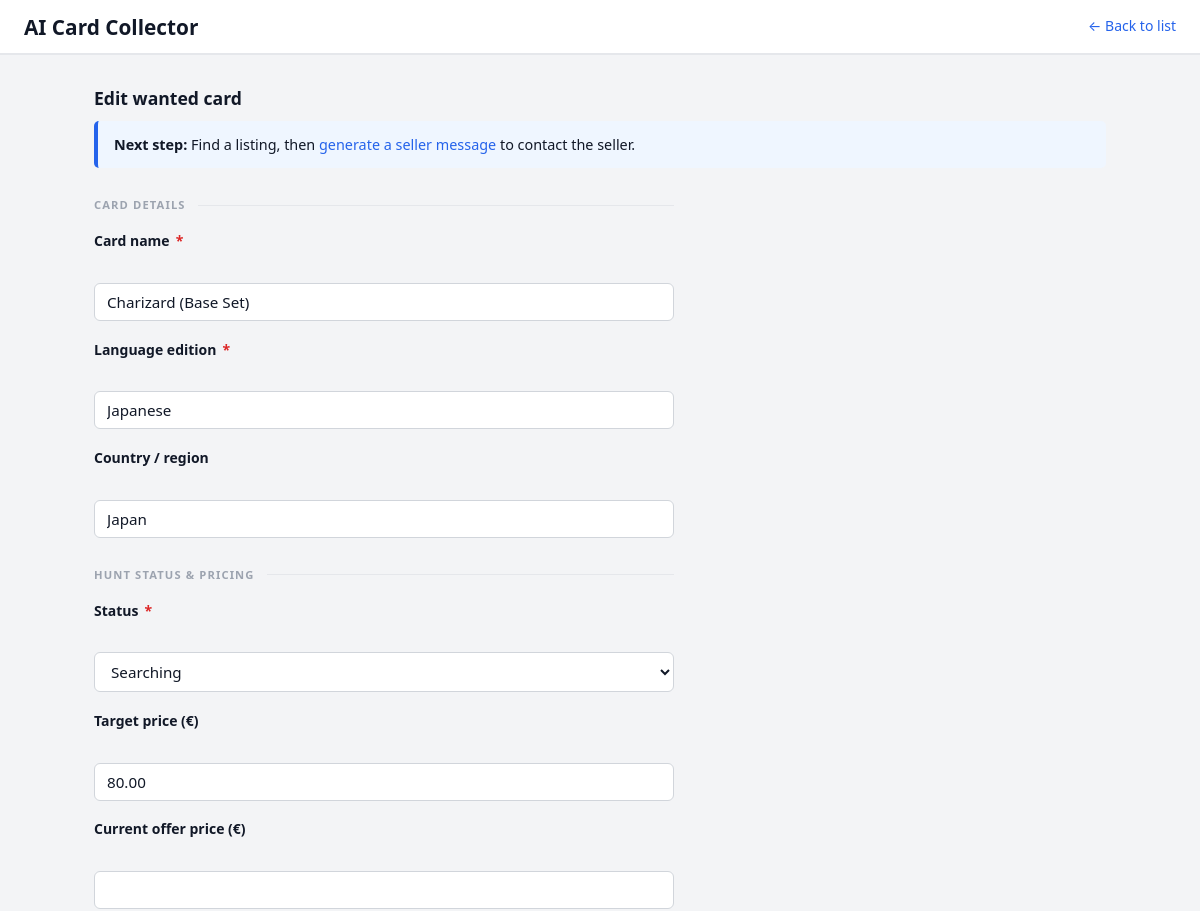
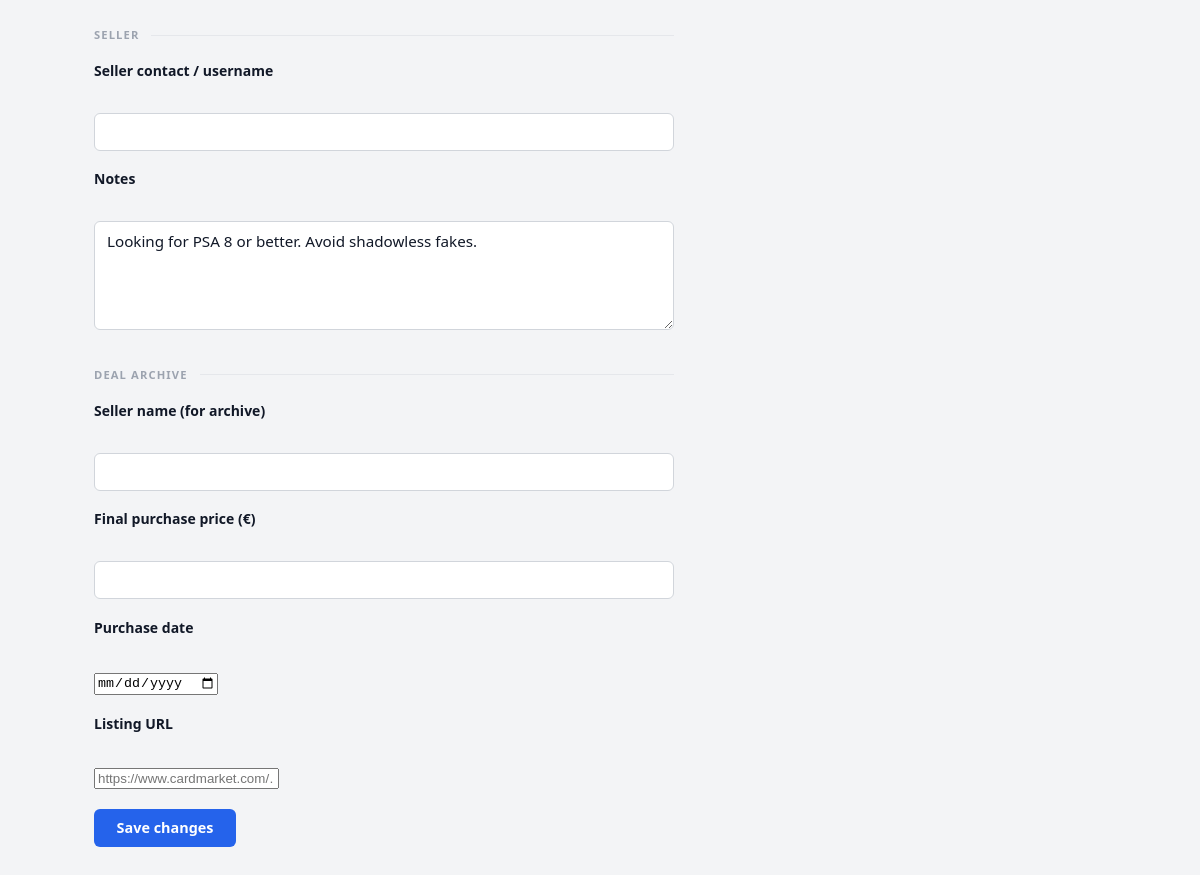
Screenshot of /public/card-edit.php?id=1 (signed in) with the database file from the repository (2 pictures, top to bottom).
### tables this page shows
CREATE TABLE wanted_cards (
    id                  INT UNSIGNED NOT NULL AUTO_INCREMENT,
    user_id             INT UNSIGNED NOT NULL,
    name                VARCHAR(255) NOT NULL,
    api_card_id         VARCHAR(50)  DEFAULT NULL,
    language            VARCHAR(100) NOT NULL,
    country             VARCHAR(100) DEFAULT NULL,
    target_price        DECIMAL(10,2) DEFAULT NULL,
    current_offer_price DECIMAL(10,2) DEFAULT NULL,
    purchase_price      DECIMAL(10,2) DEFAULT NULL,
    purchased_at        DATE         DEFAULT NULL,
    source_url          VARCHAR(500) DEFAULT NULL,
    seller_name         VARCHAR(255) DEFAULT NULL,
    status              ENUM(
                            'searching',
                            'contacted',
                            'offer_received',
                            'acquired',
                            'abandoned'
                        ) NOT NULL DEFAULT 'searching',
    difficulty_score    INT UNSIGNED NOT NULL DEFAULT 0,
    seller_contact      VARCHAR(255) DEFAULT NULL,
    notes               TEXT DEFAULT NULL,
    created_at          DATETIME NOT NULL DEFAULT CURRENT_TIMESTAMP,
    updated_at          DATETIME DEFAULT NULL ON UPDATE CURRENT_TIMESTAMP,
    PRIMARY KEY (id),
    KEY idx_wanted_cards_user_id (user_id),
    KEY idx_wanted_cards_status (status),
    CONSTRAINT fk_wanted_cards_user
        FOREIGN KEY (user_id) REFERENCES users(id)
        ON DELETE CASCADE
        ON UPDATE CASCADE
);

### src/Card/CardRepository.php (called while the page is built, shortened)
<?php declare(strict_types=1);
final class CardRepository
{
    public function findForUser(int $userId, int $cardId): ?array
    {
        $stmt = $this->pdo->prepare(
            'SELECT id, name, api_card_id, language, country,
                    target_price, current_offer_price,
                    purchase_price, purchased_at, source_url, seller_name,
                    status, difficulty_score,
                    seller_contact, notes, created_at
             FROM   wanted_cards
             WHERE  id = ? AND user_id = ?
             LIMIT  1'
        );
        $stmt->execute([$cardId, $userId]);
        $row = $stmt->fetch();
        return $row !== false ? $row : null;
    }
}

### src/bootstrap.php (called while the page is built, shortened)
<?php
spl_autoload_register(static function (string $class): void {
    $prefix  = 'App\\';
    $baseDir = __DIR__ . '/';
    $file = $baseDir . str_replace('\\', '/', substr($class, strlen($prefix))) . '.php';
});

### src/Auth/Auth.php (called while the page is built, shortened)
<?php
final class Auth
{
    public static function check(): bool
    {
        return !empty($_SESSION['user_id']);
    }
    public static function user(): ?array
    {
        return [
            'id'    => (int)    $_SESSION['user_id'],
            'email' => (string) $_SESSION['user_email'],
        ];
    }
}

### public/card-edit.php (the view, shortened to what this page needs)
<?php
$config = require dirname(__DIR__) . '/config/app.php';
require dirname(__DIR__) . '/src/bootstrap.php';
$user = Auth::user();
$cardId = isset($_GET['id']) ? (int) $_GET['id'] : 0;
$pdo  = Connection::get($config['db']);
$repo = new CardRepository($pdo);
$card = $repo->findForUser($user['id'], $cardId);
$input = [
    'name'                => (string) $card['name'],
    'api_card_id'         => (string) ($card['api_card_id'] ?? ''),
    'language'            => (string) $card['language'],
    'country'             => (string) ($card['country'] ?? ''),
    'target_price'        => $card['target_price'] !== null ? (string) $card['target_price'] : '',
    'current_offer_price' => $card['current_offer_price'] !== null ? (string) $card['current_offer_price'] : '',
    'purchase_price'      => $card['purchase_price'] !== null ? (string) $card['purchase_price'] : '',
    'purchased_at'        => (string) ($card['purchased_at'] ?? ''),
    'source_url'          => (string) ($card['source_url'] ?? ''),
    'seller_name'         => (string) ($card['seller_name'] ?? ''),
    'status'              => (string) $card['status'],
    'seller_contact'      => (string) ($card['seller_contact'] ?? ''),
    'notes'               => (string) ($card['notes'] ?? ''),
];
$appName = htmlspecialchars($config['name'], ENT_QUOTES, 'UTF-8');
function e(string $value): string
{
    return htmlspecialchars($value, ENT_QUOTES, 'UTF-8');
}
function selectedIf(string $option, string $current): string
{
    return $option === $current ? ' selected' : '';
}
function funnelCallout(string $status, int $cardId): string
{
    $msgLink  = '<a href="card-message.php?id=' . $cardId . '">generate a seller message</a>';
    $editLink = '<a href="card-edit.php?id=' . $cardId . '#deal-fields">fill in deal fields</a>';
    return match ($status) {
        'searching'      => '<strong>Next step:</strong> Find a listing, then ' . $msgLink . ' to contact the seller.',
        'contacted'      => '<strong>Next step:</strong> Wait for a reply. If no answer in 7 days, follow up. You can ' . $msgLink . ' again.',
        'offer_received' => '<strong>Next step:</strong> Compare the offer to your budget. Accept, negotiate, or update the offer price and send a counter-message.',
        'acquired'       => '<strong>Next step:</strong> Record the final deal — ' . $editLink . ' below (purchase price, date, source).',
        'abandoned'      => '<strong>Note:</strong> This search is abandoned. You can reopen it by changing the status back to Searching.',
        default          => '',
    };
}
?><!DOCTYPE html>
<html lang="en">
<head>
    <link rel="stylesheet" href="assets/style.css">
</head>
<body>
    <header>
        <h1><?= $appName ?></h1>
        <p><a href="index.php">&larr; Back to list</a></p>
    </header>
    <main>
        <h2>Edit wanted card</h2>
        <?php $callout = funnelCallout($input['status'], $cardId); ?>
        <?php if ($callout !== ''): ?>
        <div class="funnel-callout funnel-<?= e($input['status']) ?>">
            <?= $callout ?>
        </div>
        <?php endif; ?>
        <form method="post" action="card-edit.php?id=<?= $cardId ?>">
            <div class="section-divider">Card details</div>
            <p>
                <label for="name">Card name <span aria-label="required">*</span></label><br>
                <input type="text" id="name" name="name" required
                       value="<?= e($input['name']) ?>">
            </p>
            <p>
                <label for="language">Language edition <span aria-label="required">*</span></label><br>
                <input type="text" id="language" name="language" required
                       placeholder="e.g. Japanese, Portuguese, Thai, English"
                       value="<?= e($input['language']) ?>">
            </p>
            <p>
                <label for="country">Country / region</label><br>
                <input type="text" id="country" name="country"
                       placeholder="e.g. Japan, Brazil"
                       value="<?= e($input['country']) ?>">
            </p>
            <div class="section-divider">Hunt status &amp; pricing</div>
            <p>
                <label for="status">Status <span aria-label="required">*</span></label><br>
                <select id="status" name="status" required onchange="updateFunnel(this.value)">
                    <option value="searching"<?=      selectedIf('searching',      $input['status']) ?>>Searching</option>
                </select>
            </p>
            <p>
                <label for="target_price">Target price (€)</label><br>
                <input type="number" id="target_price" name="target_price"
                       step="any" min="0"
                       value="<?= e($input['target_price']) ?>">
            </p>
            <p>
                <label for="current_offer_price">Current offer price (€)</label><br>
                <input type="number" id="current_offer_price" name="current_offer_price"
                       step="any" min="0"
                       value="<?= e($input['current_offer_price']) ?>">
            </p>
            <div class="section-divider">Seller</div>
            <p>
                <label for="seller_contact">Seller contact / username</label><br>
                <input type="text" id="seller_contact" name="seller_contact"
                       value="<?= e($input['seller_contact']) ?>">
            </p>
            <p>
                <label for="notes">Notes</label><br>
                <textarea id="notes" name="notes" rows="4"><?= e($input['notes']) ?></textarea>
            </p>
            <div class="section-divider" id="deal-fields">Deal archive</div>
            <p>
                <label for="seller_name">Seller name (for archive)</label><br>
                <input type="text" id="seller_name" name="seller_name"
                       value="<?= e($input['seller_name']) ?>">
            </p>
            <p>
                <label for="purchase_price">Final purchase price (€)</label><br>
                <input type="number" id="purchase_price" name="purchase_price"
                       step="any" min="0"
                       value="<?= e($input['purchase_price']) ?>">
            </p>
            <p>
                <label for="purchased_at">Purchase date</label><br>
                <input type="date" id="purchased_at" name="purchased_at"
                       value="<?= e($input['purchased_at']) ?>">
            </p>
            <p>
                <label for="source_url">Listing URL</label><br>
                <input type="url" id="source_url" name="source_url"
                       placeholder="https://www.cardmarket.com/…"
                       value="<?= e($input['source_url']) ?>">
            </p>
            <p>
                <button type="submit">Save changes</button>
            </p>
        </form>
    </main>
</body>
</html>

### public/assets/style.css (style rules this page uses)
*, *::before, *::after { box-sizing: border-box; }
:root { --bg: #f3f4f6; --surface: #ffffff; --border: #e5e7eb; --border-md: #d1d5db; --text: #111827; --text-muted: #6b7280; --primary: #2563eb; --primary-h: #1d4ed8; --danger: #dc2626; --danger-h: #b91c1c; --radius: 6px; --shadow: 0 1px 4px rgba(0, 0, 0, .08); }
html { font-size: 16px; }
body { font-family: system-ui, -apple-system, "Segoe UI", Roboto, sans-serif; line-height: 1.6; color: var(--text); background: var(--bg); margin: 0; padding: 0; }
h1, h2, h3 { line-height: 1.25; margin: 0 0 .75rem; }
h1 { font-size: 1.3rem; font-weight: 700; }
h2 { font-size: 1.1rem; font-weight: 600; }
p { margin: 0 0 .75rem; }
p:last-child { margin-bottom: 0; }
a { color: var(--primary); text-decoration: none; }
header { background: var(--surface); border-bottom: 2px solid var(--border); padding: .85rem 1.5rem; display: flex; justify-content: space-between; align-items: center; flex-wrap: wrap; gap: .5rem; }
header h1 { margin: 0; }
header > p { margin: 0; display: flex; align-items: center; gap: .75rem; font-size: .875rem; color: var(--text-muted); }
main { max-width: 1060px; margin: 0 auto; padding: 2rem 1.5rem; }
main form { max-width: 580px; }
main form > p { margin-bottom: 1.1rem; }
label { display: block; font-size: .875rem; font-weight: 600; margin-bottom: .3rem; color: var(--text); }
label span[aria-label="required"] { color: var(--danger); margin-left: .15rem; }
input[type="text"], input[type="email"], input[type="password"], input[type="number"], select, textarea { width: 100%; padding: .5rem .75rem; font-size: .95rem; font-family: inherit; color: var(--text); background: var(--surface); border: 1px solid var(--border-md); border-radius: var(--radius); outline: none; transition: border-color .15s, box-shadow .15s; }
textarea { resize: vertical; line-height: 1.5; }
button[type="submit"] { cursor: pointer; font-family: inherit; font-size: .9rem; font-weight: 600; padding: .55rem 1.35rem; border: 1px solid transparent; border-radius: var(--radius); background: var(--primary); color: #fff; transition: background .15s; }

### public/card-edit.php (style rules this page uses)
.funnel-callout { padding: .75rem 1rem; margin-bottom: 1.5rem; border-radius: 5px; font-size: .9rem; }
.funnel-searching { background: #eff6ff; border-left: 4px solid #2563eb; }
.section-divider { margin: 1.75rem 0 1rem; font-size: .7rem; font-weight: 700; text-transform: uppercase; letter-spacing: .1em; color: #9ca3af; display: flex; align-items: center; gap: .75rem; }
.section-divider::after { content: ''; flex: 1; height: 1px; background: #e5e7eb; }

### rows the page displays
wanted_cards: status "Next step: Find a listing, then to contact the seller.", name "Charizard (Base Set)", language "Japanese", country "Japan", target_price "80.00", notes "Looking for PSA 8 or better. Avoid shadowless fakes."

### other values shown
$appName "AI Card Collector"
